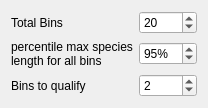
       <widget class="QWidget" name="tab">
        <attribute name="title">
         <string>Stasis</string>
        </attribute>
        <layout class="QGridLayout" name="gridLayout">
         <item row="0" column="3">
          <widget class="QSpinBox" name="StasisBins">
           <property name="minimum">
            <number>1</number>
           </property>
           <property name="maximum">
            <number>1000</number>
           </property>
           <property name="value">
            <number>20</number>
           </property>
          </widget>
         </item>
         <item row="2" column="0" colspan="3">
          <widget class="QLabel" name="label_3">
           <property name="text">
            <string>percentile max species length for all bins</string>
           </property>
           <property name="wordWrap">
            <bool>true</bool>
           </property>
          </widget>
         </item>
         <item row="2" column="3">
          <widget class="QSpinBox" name="StasisPercentile">
           <property name="suffix">
            <string>%</string>
           </property>
           <property name="minimum">
            <number>1</number>
           </property>
           <property name="maximum">
            <number>100</number>
           </property>
           <property name="value">
            <number>95</number>
           </property>
          </widget>
         </item>
         <item row="3" column="0">
          <widget class="QLabel" name="label_4">
           <property name="text">
            <string>Bins to qualify</string>
           </property>
          </widget>
         </item>
         <item row="3" column="3">
          <widget class="QSpinBox" name="StasisQualify">
           <property name="minimum">
            <number>1</number>
           </property>
           <property name="maximum">
            <number>1000</number>
           </property>
           <property name="value">
            <number>2</number>
           </property>
          </widget>
         </item>
         <item row="0" column="0">
          <widget class="QLabel" name="label">
           <property name="text">
            <string>Total Bins</string>
           </property>
          </widget>
         </item>
        </layout>
       </widget>
